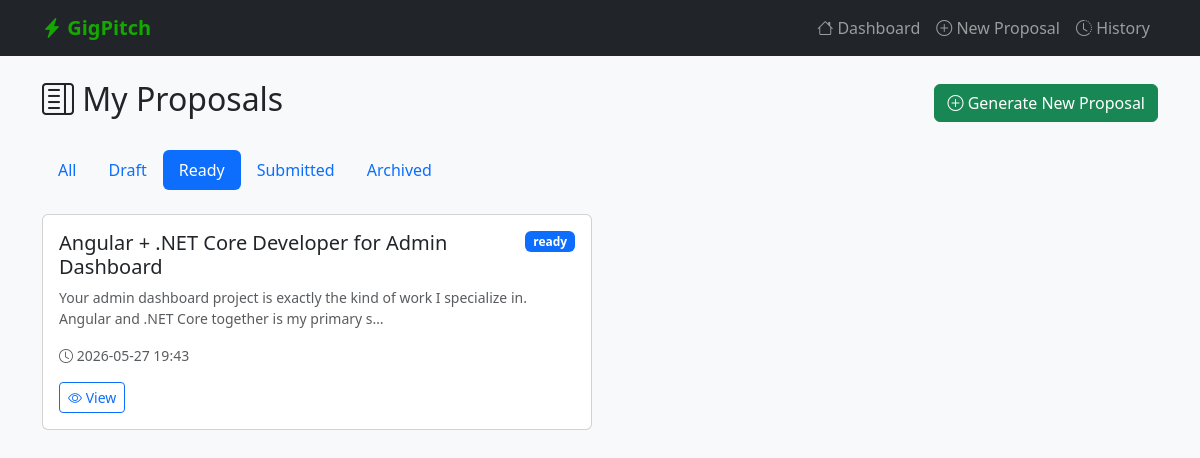
The app's page /?status=ready with its own data.
### tables this page shows
CREATE TABLE proposals (
                id INTEGER PRIMARY KEY AUTOINCREMENT,
                user_id INTEGER NOT NULL,
                job_title TEXT NOT NULL,
                job_description TEXT NOT NULL,
                client_questions TEXT,
                opening TEXT NOT NULL,
                introduction TEXT NOT NULL,
                deliverables TEXT NOT NULL,
                related_projects TEXT NOT NULL,
                cta TEXT NOT NULL,
                loom_url TEXT,
                full_text TEXT NOT NULL,
                status TEXT NOT NULL DEFAULT 'draft',
                created_at DATETIME DEFAULT CURRENT_TIMESTAMP,
                updated_at DATETIME DEFAULT CURRENT_TIMESTAMP,
                FOREIGN KEY (user_id) REFERENCES users(id)
            );

### app.py (the view)
@app.route("/")
def index():
    user_id = get_default_user_id()
    proposals = get_all_proposals(user_id) if user_id else []
    status_filter = request.args.get("status", "")
    if status_filter:
        proposals = [p for p in proposals if p["status"] == status_filter]
    return render_template("index.html", proposals=proposals, status_filter=status_filter)

### app.py (called while the page is built)
def get_default_user_id():
    from database.db import get_db
    conn = get_db()
    try:
        user = conn.execute("SELECT id FROM users LIMIT 1").fetchone()
        return user["id"] if user else None
    finally:
        conn.close()

### database/db.py (called while the page is built)
def get_db():
    conn = sqlite3.connect(DB_PATH)
    conn.row_factory = sqlite3.Row
    conn.execute("PRAGMA foreign_keys = ON")
    return conn

### proposals/proposal_builder.py (called while the page is built)
def get_all_proposals(user_id: int) -> list:
    conn = get_db()
    try:
        rows = conn.execute(
            "SELECT * FROM proposals WHERE user_id = ? ORDER BY updated_at DESC",
            (user_id,)
        ).fetchall()
        proposals = []
        for row in rows:
            data = dict(row)
            data["deliverables"] = json.loads(data.get("deliverables", "[]"))
            data["related_projects"] = json.loads(data.get("related_projects", "[]"))
            proposals.append(data)
        return proposals
    finally:
        conn.close()

### templates/index.html (shortened to what this page needs)
{% extends "base.html" %}
{% block content %}
<div class="d-flex justify-content-between align-items-center mb-4">
    <h2><i class="bi bi-layout-text-sidebar"></i> My Proposals</h2>
    <a href="{{ url_for('generate') }}" class="btn btn-success">
        <i class="bi bi-plus-circle"></i> Generate New Proposal
    </a>
</div>
<ul class="nav nav-pills mb-4">
    <li class="nav-item">
        <a class="nav-link {% if not status_filter %}active{% endif %}" href="{{ url_for('index') }}">
            All
        </a>
    </li>
    {% for status in ['draft', 'ready', 'submitted', 'archived'] %}
    <li class="nav-item">
        <a class="nav-link {% if status_filter == status %}active{% endif %}"
           href="{{ url_for('index', status=status) }}">
            {{ status|capitalize }}
        </a>
    </li>
    {% endfor %}
</ul>
{% if proposals %}
    <div class="row g-3">
        {% for p in proposals %}
        <div class="col-md-6">
            <div class="card proposal-card h-100">
                <div class="card-body">
                    <div class="d-flex justify-content-between align-items-start mb-2">
                        <h5 class="card-title mb-0">{{ p.job_title }}</h5>
                        <span class="badge status-{{ p.status }} text-white ms-2">{{ p.status }}</span>
                    </div>
                    <p class="card-text text-muted small">
                        {{ p.opening[:120] }}{% if p.opening|length > 120 %}…{% endif %}
                    </p>
                    <div class="text-muted small mb-3">
                        <i class="bi bi-clock"></i>
                        {{ p.created_at[:16] if p.created_at else '' }}
                    </div>
                    <a href="{{ url_for('view_proposal', proposal_id=p.id) }}"
                       class="btn btn-outline-primary btn-sm">
                        <i class="bi bi-eye"></i> View
                    </a>
                </div>
            </div>
        </div>
        {% endfor %}
    </div>
{% endif %}
{% endblock %}

### templates/base.html (style rules this page uses)
body { background-color: #f8f9fa; }
.status-ready { background-color: #0d6efd; }

### records on screen
proposals: status "Draft"
proposals: status "Submitted"
proposals: job_title "Angular + .NET Core Developer for Admin Dashboard", status "ready", opening "Your admin dashboard project is exactly the kind of work I specialize in. Angular and .NET Core together is my primary s", created_at "2026-05-27 19:43"

### other values on screen
{{ status|capitalize }} "Ready" "Archived"
